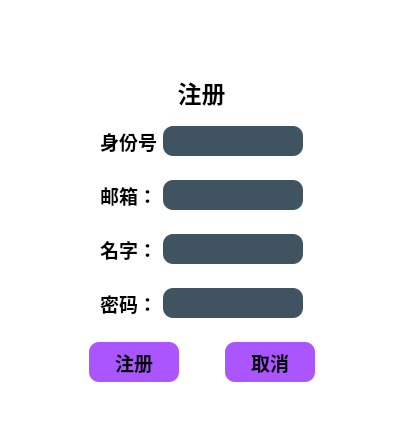
<?xml version="1.0" encoding="UTF-8"?>
<ui version="4.0">
 <class>Register</class>
 <widget class="QDialog" name="Register">
  <property name="geometry">
   <rect>
    <x>0</x>
    <y>0</y>
    <width>403</width>
    <height>432</height>
   </rect>
  </property>
  <property name="windowTitle">
   <string>Dialog</string>
  </property>
  <property name="styleSheet">
   <string notr="true">/* 设置 QMainWindow 的背景和字体 */
QDialog{
    background: rgb(255, 255, 255); /* 背景色为白色 */
    font-size: 15px; /* 设置字体大小 */
    font-family: &quot;MingLiU-ExtB&quot;, &quot;Arial&quot;, sans-serif; /* 设置字体，确保平台支持 */
background-image: url(:/new/prefix1/980(1).jpg);
 background-size: cover; /* 背景图像按比例缩放并填充容器 */
    background-position: center; /* 背景图像居中显示 */
    background-repeat: no-repeat; /* 不重复背景 */
}

/* 设置 QFrame 背景图片 */
QFrame {
    border: solid 10px rgba(0, 0, 0, 1); /* 黑色实线边框，宽度为 10px */
    background-image: url(:/new/prefix1/Far Cry 5 Josephs Word View.png); /* 背景图片 */
    background-repeat: no-repeat; /* 不重复 */
    background-position: center; /* 居中显示背景图片 */
}

/* 设置 QLineEdit 样式 */
QLineEdit {
    color: #8d98a1; /* 输入文本的颜色 */
    background-color: #405361; /* 输入框背景色 */
    font-size: 16px; /* 字体大小 */
    border-style: outset; /* 外凸边框样式 */
    border-radius: 10px; /* 圆角边框 */
    font-family: &quot;MingLiU-ExtB&quot;, &quot;Arial&quot;, sans-serif; /* 设置字体 */
}

/* 设置 QPushButton 样式 */
QPushButton {
    background: rgb(170, 85, 255); /* 按钮背景色 */
    border-style: outset; /* 外凸边框样式 */
    border-radius: 10px; /* 圆角边框 */
    font-family: &quot;MingLiU-ExtB&quot;, &quot;Arial&quot;, sans-serif; /* 设置字体 */
}

/* 设置 QPushButton 按下时的样式 */
QPushButton:pressed {
    background-color: rgb(0, 170, 255); /* 按钮按下时背景颜色 */
    border-style: inset; /* 按钮按下时边框样式 */
    font-family: &quot;MingLiU-ExtB&quot;, &quot;Arial&quot;, sans-serif; /* 设置字体 */
}

/* 设置 QCheckBox 样式 */
QCheckBox {
    background: rgba(85, 170, 255, 0); /* 背景透明 */
    color: white; /* 文字颜色 */
    font-family: &quot;MingLiU-ExtB&quot;, &quot;Arial&quot;, sans-serif; /* 设置字体 */
}

/* 设置 QLabel 样式 */
QLabel {
    background: rgba(85, 170, 255, 0); /* 背景透明 */
    
}
</string>
  </property>
  <layout class="QGridLayout" name="gridLayout">
   <item row="0" column="0">
    <widget class="QWidget" name="widget" native="true">
     <layout class="QVBoxLayout" name="verticalLayout">
      <item>
       <spacer name="verticalSpacer">
        <property name="orientation">
         <enum>Qt::Vertical</enum>
        </property>
        <property name="sizeType">
         <enum>QSizePolicy::Expanding</enum>
        </property>
        <property name="sizeHint" stdset="0">
         <size>
          <width>20</width>
          <height>40</height>
         </size>
        </property>
       </spacer>
      </item>
     </layout>
    </widget>
   </item>
   <item row="1" column="0">
    <widget class="QLabel" name="Label">
     <property name="font">
      <font>
       <family>微软雅黑</family>
       <pointsize>18</pointsize>
       <bold>true</bold>
      </font>
     </property>
     <property name="midLineWidth">
      <number>0</number>
     </property>
     <property name="text">
      <string>注册</string>
     </property>
     <property name="alignment">
      <set>Qt::AlignCenter</set>
     </property>
    </widget>
   </item>
   <item row="2" column="0">
    <widget class="QWidget" name="widget_6" native="true">
     <layout class="QHBoxLayout" name="horizontalLayout_5">
      <item>
       <spacer name="horizontalSpacer_10">
        <property name="orientation">
         <enum>Qt::Horizontal</enum>
        </property>
        <property name="sizeHint" stdset="0">
         <size>
          <width>40</width>
          <height>20</height>
         </size>
        </property>
       </spacer>
      </item>
      <item>
       <widget class="QLabel" name="label_2">
        <property name="font">
         <font>
          <family>微软雅黑</family>
          <pointsize>14</pointsize>
          <bold>true</bold>
         </font>
        </property>
        <property name="text">
         <string>身份号</string>
        </property>
       </widget>
      </item>
      <item>
       <widget class="QLineEdit" name="Id_card">
        <property name="minimumSize">
         <size>
          <width>0</width>
          <height>30</height>
         </size>
        </property>
       </widget>
      </item>
      <item>
       <spacer name="horizontalSpacer_11">
        <property name="orientation">
         <enum>Qt::Horizontal</enum>
        </property>
        <property name="sizeHint" stdset="0">
         <size>
          <width>40</width>
          <height>20</height>
         </size>
        </property>
       </spacer>
      </item>
     </layout>
    </widget>
   </item>
   <item row="3" column="0">
    <widget class="QWidget" name="widget_3" native="true">
     <layout class="QHBoxLayout" name="horizontalLayout_3">
      <item>
       <spacer name="horizontalSpacer">
        <property name="orientation">
         <enum>Qt::Horizontal</enum>
        </property>
        <property name="sizeHint" stdset="0">
         <size>
          <width>40</width>
          <height>20</height>
         </size>
        </property>
       </spacer>
      </item>
      <item>
       <widget class="QLabel" name="label">
        <property name="minimumSize">
         <size>
          <width>40</width>
          <height>30</height>
         </size>
        </property>
        <property name="font">
         <font>
          <family>微软雅黑</family>
          <pointsize>14</pointsize>
          <bold>true</bold>
         </font>
        </property>
        <property name="text">
         <string>邮箱：</string>
        </property>
        <property name="alignment">
         <set>Qt::AlignCenter</set>
        </property>
       </widget>
      </item>
      <item>
       <widget class="QLineEdit" name="Email">
        <property name="minimumSize">
         <size>
          <width>100</width>
          <height>30</height>
         </size>
        </property>
        <property name="frame">
         <bool>false</bool>
        </property>
        <property name="cursorMoveStyle">
         <enum>Qt::LogicalMoveStyle</enum>
        </property>
       </widget>
      </item>
      <item>
       <spacer name="horizontalSpacer_2">
        <property name="orientation">
         <enum>Qt::Horizontal</enum>
        </property>
        <property name="sizeHint" stdset="0">
         <size>
          <width>40</width>
          <height>20</height>
         </size>
        </property>
       </spacer>
      </item>
     </layout>
    </widget>
   </item>
   <item row="4" column="0">
    <widget class="QWidget" name="widget_4" native="true">
     <layout class="QHBoxLayout" name="horizontalLayout_4">
      <item>
       <spacer name="horizontalSpacer_3">
        <property name="orientation">
         <enum>Qt::Horizontal</enum>
        </property>
        <property name="sizeType">
         <enum>QSizePolicy::Expanding</enum>
        </property>
        <property name="sizeHint" stdset="0">
         <size>
          <width>40</width>
          <height>20</height>
         </size>
        </property>
       </spacer>
      </item>
      <item>
       <widget class="QLabel" name="label_4">
        <property name="font">
         <font>
          <family>微软雅黑</family>
          <pointsize>14</pointsize>
          <bold>true</bold>
         </font>
        </property>
        <property name="text">
         <string>名字：</string>
        </property>
        <property name="alignment">
         <set>Qt::AlignCenter</set>
        </property>
       </widget>
      </item>
      <item>
       <widget class="QLineEdit" name="Username">
        <property name="minimumSize">
         <size>
          <width>0</width>
          <height>30</height>
         </size>
        </property>
       </widget>
      </item>
      <item>
       <spacer name="horizontalSpacer_4">
        <property name="orientation">
         <enum>Qt::Horizontal</enum>
        </property>
        <property name="sizeHint" stdset="0">
         <size>
          <width>40</width>
          <height>20</height>
         </size>
        </property>
       </spacer>
      </item>
     </layout>
    </widget>
   </item>
   <item row="5" column="0">
    <widget class="QWidget" name="widget_5" native="true">
     <layout class="QHBoxLayout" name="horizontalLayout">
      <item>
       <spacer name="horizontalSpacer_5">
        <property name="orientation">
         <enum>Qt::Horizontal</enum>
        </property>
        <property name="sizeHint" stdset="0">
         <size>
          <width>40</width>
          <height>20</height>
         </size>
        </property>
       </spacer>
      </item>
      <item>
       <widget class="QLabel" name="label_3">
        <property name="minimumSize">
         <size>
          <width>45</width>
          <height>0</height>
         </size>
        </property>
        <property name="font">
         <font>
          <family>微软雅黑</family>
          <pointsize>14</pointsize>
          <bold>true</bold>
         </font>
        </property>
        <property name="text">
         <string>密码：</string>
        </property>
        <property name="alignment">
         <set>Qt::AlignCenter</set>
        </property>
       </widget>
      </item>
      <item>
       <widget class="QLineEdit" name="Passwords">
        <property name="minimumSize">
         <size>
          <width>0</width>
          <height>30</height>
         </size>
        </property>
       </widget>
      </item>
      <item>
       <spacer name="horizontalSpacer_6">
        <property name="orientation">
         <enum>Qt::Horizontal</enum>
        </property>
        <property name="sizeHint" stdset="0">
         <size>
          <width>40</width>
          <height>20</height>
         </size>
        </property>
       </spacer>
      </item>
     </layout>
    </widget>
   </item>
   <item row="6" column="0">
    <widget class="QWidget" name="widget_2" native="true">
     <layout class="QHBoxLayout" name="horizontalLayout_2">
      <item>
       <spacer name="horizontalSpacer_7">
        <property name="orientation">
         <enum>Qt::Horizontal</enum>
        </property>
        <property name="sizeHint" stdset="0">
         <size>
          <width>40</width>
          <height>20</height>
         </size>
        </property>
       </spacer>
      </item>
      <item>
       <widget class="QPushButton" name="pushButton">
        <property name="minimumSize">
         <size>
          <width>90</width>
          <height>40</height>
         </size>
        </property>
        <property name="font">
         <font>
          <family>MingLiU-ExtB</family>
          <pointsize>14</pointsize>
          <bold>true</bold>
         </font>
        </property>
        <property name="text">
         <string>注册</string>
        </property>
       </widget>
      </item>
      <item>
       <spacer name="horizontalSpacer_9">
        <property name="orientation">
         <enum>Qt::Horizontal</enum>
        </property>
        <property name="sizeType">
         <enum>QSizePolicy::Fixed</enum>
        </property>
        <property name="sizeHint" stdset="0">
         <size>
          <width>40</width>
          <height>20</height>
         </size>
        </property>
       </spacer>
      </item>
      <item>
       <widget class="QPushButton" name="pushButton_2">
        <property name="sizePolicy">
         <sizepolicy hsizetype="Minimum" vsizetype="Fixed">
          <horstretch>0</horstretch>
          <verstretch>0</verstretch>
         </sizepolicy>
        </property>
        <property name="minimumSize">
         <size>
          <width>90</width>
          <height>40</height>
         </size>
        </property>
        <property name="font">
         <font>
          <family>MingLiU-ExtB</family>
          <pointsize>14</pointsize>
          <bold>true</bold>
         </font>
        </property>
        <property name="text">
         <string>取消</string>
        </property>
       </widget>
      </item>
      <item>
       <spacer name="horizontalSpacer_8">
        <property name="orientation">
         <enum>Qt::Horizontal</enum>
        </property>
        <property name="sizeHint" stdset="0">
         <size>
          <width>40</width>
          <height>20</height>
         </size>
        </property>
       </spacer>
      </item>
     </layout>
    </widget>
   </item>
   <item row="7" column="0">
    <spacer name="verticalSpacer_2">
     <property name="orientation">
      <enum>Qt::Vertical</enum>
     </property>
     <property name="sizeHint" stdset="0">
      <size>
       <width>20</width>
       <height>0</height>
      </size>
     </property>
    </spacer>
   </item>
  </layout>
 </widget>
 <resources/>
 <connections/>
</ui>
